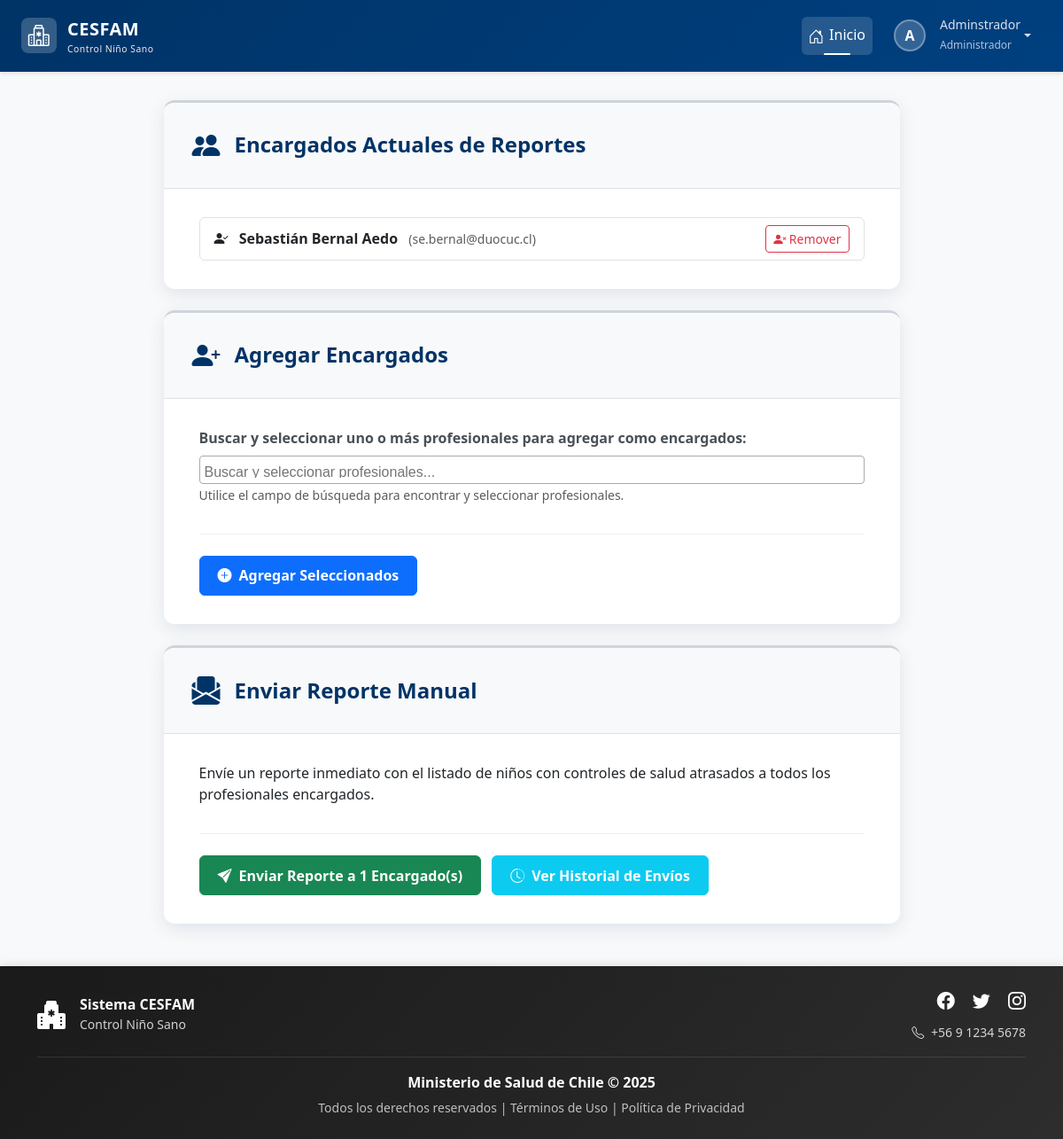
The app's page /configuracion/reportes/ (signed in) with its own data.
### login/models.py (models this page shows, shortened)
class Usuario(AbstractBaseUser, PermissionsMixin):
    rut = models.CharField(max_length=10, unique=True)
    nombre_completo = models.CharField(max_length=200)
    email = models.EmailField(unique=True)
    rol = models.ForeignKey(Rol, on_delete=models.PROTECT)
    clave_temporal = models.BooleanField(default=False)
    nombre_completo_norm = models.CharField(
        max_length=200,
        editable=False,
        db_index=True
    )
    activo = models.BooleanField(default=True)
    is_staff = models.BooleanField(default=False) # Necesario para el admin de Django
    fecha_creacion = models.DateTimeField(default=timezone.now)
    objects = UsuarioManager()
    USERNAME_FIELD = 'rut'
    REQUIRED_FIELDS = ['nombre_completo', 'email']

class Rol(models.Model):
    id = models.AutoField(primary_key=True)
    nombre_rol = models.CharField(max_length=30, unique=True)
    descripcion = models.CharField(max_length=200)

class Profesional(models.Model):
    ESPECIALIDAD_CHOICES = [
        ('Pediatra', 'Pediatra'),
        ('Enfermero/a', 'Enfermero/a'),
        ('Nutricionista', 'Nutricionista'),
        ('Medico General', 'Medico General'),
        ('Matron/a', 'Matron/a'),
    ]
    rut = models.CharField(max_length=10, primary_key=True) # El RUT es la clave
    nombre_completo = models.CharField(max_length=200)
    email = models.EmailField(unique=True)
    especialidad = models.CharField(max_length=30, choices=ESPECIALIDAD_CHOICES, default='Pediatra')
    encargado = models.BooleanField(default=False)
    usuario = models.OneToOneField(Usuario, on_delete=models.SET_NULL, null=True, blank=True, related_name='perfil_profesional')

### control/views.py (the view, shortened to what this page needs)
# urls.py: path('configuracion/reportes/', views.reportes, name='reportes'),
@login_required
@rol_requerido(['Administrador'])
def reportes(request):
    profesionales_todos = Profesional.objects.select_related('usuario').all()
    encargados_actuales = profesionales_todos.filter(encargado=True)
    profesionales_no_encargados = profesionales_todos.filter(encargado=False)
    contexto = {
        'profesionales_no_encargados': profesionales_no_encargados,
        'encargados_actuales': encargados_actuales
    }
    return render(request, 'control/reportes_mail/enviar_reporte.html', contexto)

### control/templates/control/reportes_mail/enviar_reporte.html (shortened to what this page needs)
{% extends 'base.html' %}
{% load static %}
{% block extra_css %}
    <link rel="stylesheet" href="{% static 'css/estiloformularios.css' %}">
{% endblock %}
{% block content %}
<div class="container">
    <div class="row justify-content-center">
        <div class="col-lg-10 col-xl-9">
            <div class="card form-card mb-4">
                <div class="form-header">
                    <div class="form-icon"><i class="bi bi-people-fill"></i></div>
                    <h2>Encargados Actuales de Reportes</h2>
                </div>
                <div class="form-body">
                    {% if encargados_actuales %}
                        <ul class="list-group">
                            {% for encargado in encargados_actuales %}
                                <li class="list-group-item d-flex justify-content-between align-items-center">
                                    <div>
                                        <i class="bi bi-person-check-fill me-2"></i>
                                        <strong>{{ encargado.nombre_completo }}</strong>
                                        <small class="text-muted ms-2">({{ encargado.email }})</small>
                                    </div>
                                    <form method="post" class="mb-0">
                                        <button type="submit" class="btn btn-sm btn-outline-danger" title="Remover de la lista de encargados">
                                            <i class="bi bi-person-x-fill"></i> Remover
                                        </button>
                                    </form>
                                </li>
                            {% endfor %}
                        </ul>
                    {% else %}
                        <div class="alert alert-info text-center">
                            <i class="bi bi-info-circle-fill me-2"></i>
                            Actualmente no hay profesionales encargados de recibir reportes.
                        </div>
                    {% endif %}
                </div>
            </div>
            <div class="card form-card mb-4">
                <div class="form-header">
                    <div class="form-icon"><i class="bi bi-person-plus-fill"></i></div>
                    <h2>Agregar Encargados</h2>
                </div>
                <div class="form-body">
                    <form method="post">
                        <div class="mb-3">
                            <label for="profesionales_a_agregar" class="form-label">Buscar y seleccionar uno o más profesionales para agregar como encargados:</label>
                            <small class="form-text text-muted">Utilice el campo de búsqueda para encontrar y seleccionar profesionales.</small>
                        </div>
                        <div class="form-buttons">
                            <button type="submit" class="btn btn-primary" {% if not profesionales_no_encargados %}disabled{% endif %}>
                                <i class="bi bi-plus-circle-fill me-2"></i>Agregar Seleccionados
                            </button>
                        </div>
                    </form>
                </div>
            </div>
            <div class="card form-card">
                <div class="form-header">
                    <div class="form-icon"><i class="bi bi-envelope-paper-fill"></i></div>
                    <h2>Enviar Reporte Manual</h2>
                </div>
                <div class="form-body">
                    <p>Envíe un reporte inmediato con el listado de niños con controles de salud atrasados a todos los profesionales encargados.</p>
                    {% if encargados_actuales %}
                        <form method="post">
                            <div class="form-buttons">
                                <button type="submit" class="btn btn-success">
                                    <i class="bi bi-send-fill me-2"></i>Enviar Reporte a {{ encargados_actuales|length }} Encargado(s)
                                </button>
                                <a href="{% url 'control:historial_envio_reportes' %}" class="btn btn-info text-white" style="text-decoration: none;">
                                    <i class="bi bi-clock-history me-2"></i>Ver Historial de Envíos
                                </a>
                            </div>
                        </form>
                    {% endif %}
                </div>
            </div>
        </div>
    </div>
</div>
{% endblock %}

### templates/base.html (shortened to what this page needs)
{% load static %}
<!DOCTYPE html>
<html lang="es">
<head>
    <link href="https://cdn.jsdelivr.net/npm/bootstrap@5.3.2/dist/css/bootstrap.min.css" rel="stylesheet"
>
    <link rel="stylesheet" href="https://cdn.jsdelivr.net/npm/bootstrap-icons@1.11.1/font/bootstrap-icons.css">
    <link href="https://cdn.jsdelivr.net/npm/select2@4.1.0-rc.0/dist/css/select2.min.css" rel="stylesheet" />
    <link rel="stylesheet" href="{% static 'css/estilobase.css' %}">
    {% block extra_css %}{% endblock %}
</head>
<body>
    <nav class="navbar navbar-expand-lg navbar-dark navbar-cesfam sticky-top">
        <div class="container-fluid px-4">
            <a class="navbar-brand" href="{% url 'home' %}">
                <div class="logo-icon">
                    <i class="bi bi-hospital text-white fs-4"></i>
                </div>
                <div>
                    <span>CESFAM</span>
                    <small class="d-block" style="font-size: 0.65rem; font-weight: 400; opacity: 0.9;">
                        Control Niño Sano
                    </small>
                </div>
            </a>
            <div class="collapse navbar-collapse" id="navbarNav">
                <ul class="navbar-nav ms-auto align-items-lg-center">
                    <li class="nav-item">
                        <a class="nav-link active" href="{% url 'home' %}">
                            <i class="bi bi-house-door"></i>Inicio
                        </a>
                    </li>
                    {% if request.user.is_authenticated %}
                    <li class="nav-item dropdown ms-lg-2">
                        <a class="nav-link dropdown-toggle d-flex align-items-center" href="#"
                           id="userDropdown" role="button" data-bs-toggle="dropdown" aria-expanded="false">
                            <div class="user-avatar">
                                {{ request.user.nombre_completo|first|upper }}
                            </div>
                            <div class="d-none d-lg-block text-start ms-2">
                                <small class="d-block" style="line-height: 1.2;">
                                    {{ request.user.nombre_completo|truncatewords:2 }}
                                </small>
                                <small style="font-size: 0.75rem; opacity: 0.8;">
                                    {{ request.user.rol.nombre_rol }}
                                </small>
                            </div>
                        </a>
                    </li>
                    {% else %}
                    <li class="nav-item ms-lg-2">
                        <a class="btn btn-light btn-sm" href="{% url 'login' %}">
                            <i class="bi bi-box-arrow-in-right me-1"></i>Iniciar Sesión
                        </a>
                    </li>
                    {% endif %}
                </ul>
            </div>
        </div>
    </nav>
    <main class="main-container container-fluid px-4">
        {% block content %}
        {% endblock %}
    </main>
    <footer class="footer-cesfam text-white py-4 mt-auto">
        <div class="container">
            <div class="row align-items-center">
                <div class="col-md-4 text-center text-md-start mb-3 mb-md-0">
                    <div class="d-flex align-items-center justify-content-center justify-content-md-start">
                        <i class="bi bi-hospital-fill fs-2 me-3"></i>
                        <div>
                            <h6 class="mb-0 fw-bold">Sistema CESFAM</h6>
                            <small style="opacity: 0.8;">Control Niño Sano</small>
                        </div>
                    </div>
                </div>
                <div class="col-md-4 text-center text-md-end">
                    <div class="social-links mb-2">
                        <a href="#" class="text-white text-decoration-none me-3" aria-label="Facebook">
                            <i class="bi bi-facebook fs-5"></i>
                        </a>
                        <a href="#" class="text-white text-decoration-none me-3" aria-label="Twitter">
                            <i class="bi bi-twitter fs-5"></i>
                        </a>
                        <a href="#" class="text-white text-decoration-none" aria-label="Instagram">
                            <i class="bi bi-instagram fs-5"></i>
                        </a>
                    </div>
                    <small style="opacity: 0.8;">
                        <i class="bi bi-telephone me-1"></i> +56 9 1234 5678
                    </small>
                </div>
            </div>
            <div class="footer-divider my-3"></div>
            <div class="row">
                <div class="col-12 text-center">
                    <p class="mb-1">
                        <strong>Ministerio de Salud de Chile &copy; {% now "Y" %}</strong>
                    </p>
                    <small style="opacity: 0.7;">
                        Todos los derechos reservados |
                        <a href="#" class="text-white text-decoration-none">Términos de Uso</a> |
                        <a href="#" class="text-white text-decoration-none">Política de Privacidad</a>
                    </small>
                </div>
            </div>
        </div>
    </footer>
</body>
</html>

### static/css/estilobase.css (style rules this page uses)
:root { --cesfam-primary: #003366; --cesfam-secondary: #0066cc; --cesfam-light: #e7f1ff; --cesfam-dark: #001a33; }
body { display: flex; flex-direction: column; min-height: 100vh; background-color: #f8f9fa; font-family: 'Segoe UI', Tahoma, Geneva, Verdana, sans-serif; }
main { flex: 1; }
.navbar-cesfam { background: linear-gradient(135deg, var(--cesfam-primary) 0%, #004080 100%); box-shadow: 0 2px 4px rgba(0,0,0,.1); padding: 0.75rem 0; }
.navbar-brand { display: flex; align-items: center; font-size: 1.25rem; font-weight: 700; letter-spacing: 0.5px; }
.navbar-brand .logo-icon { width: 40px; height: 40px; background: rgba(255,255,255,0.2); border-radius: 8px; display: flex; align-items: center; justify-content: center; margin-right: 12px; transition: all 0.3s ease; }
.navbar-nav .nav-link { color: rgba(255,255,255,0.85) !important; font-weight: 500; padding: 0.5rem 1rem; margin: 0 0.25rem; border-radius: 6px; transition: all 0.3s ease; position: relative; }
.navbar-nav .nav-link.active { color: #ffffff !important; background-color: rgba(255,255,255,0.15); }
.navbar-nav .nav-link.active::before { content: ''; position: absolute; bottom: 0; left: 50%; transform: translateX(-50%); width: 30px; height: 2px; background-color: #ffffff; border-radius: 2px; }
.navbar-nav .nav-link i { margin-right: 6px; font-size: 1.1em; vertical-align: middle; }
.user-avatar { width: 36px; height: 36px; background: rgba(255,255,255,0.2); border: 2px solid rgba(255,255,255,0.3); border-radius: 50%; display: flex; align-items: center; justify-content: center; font-weight: 600; color: white; margin-right: 8px; transition: all 0.3s ease; }
.footer-cesfam { background: linear-gradient(135deg, #1a1a1a 0%, #2d2d2d 100%); box-shadow: 0 -2px 10px rgba(0,0,0,0.1); margin-top: auto; }
.footer-divider { height: 1px; background: rgba(255,255,255,0.1); margin: 1rem 0; }
.footer-cesfam .social-links a { transition: all 0.3s ease; display: inline-block; }
.footer-cesfam .social-links a i { transition: all 0.3s ease; }
.main-container { padding-top: 2rem; padding-bottom: 3rem; min-height: calc(100vh - 200px); animation: fadeIn 0.8s ease-in-out; }
.card { border: none; box-shadow: 0 1px 3px rgba(0,0,0,0.08); border-radius: 10px; transition: all 0.3s ease; }
.form-label { font-weight: 500; color: #495057; margin-bottom: 0.5rem; }

### static/css/estiloformularios.css (style rules this page uses)
:root { --cesfam-primary: #003366; --cesfam-secondary: #0066cc; --cesfam-danger: #dc3545; --cesfam-danger-soft: #f8d7da; --cesfam-light-gray: #f8f9fa; --cesfam-border-gray: #dee2e6; --cesfam-success: #198754; --cesfam-warning: #ffc107; --cesfam-info: #0dcaf0; --cesfam-muted-text: #6c757d; }
.form-card { border: none; border-radius: 12px; box-shadow: 0 6px 20px rgba(0, 51, 102, 0.1); border-top: 3px solid #ced4da; animation: fadeInUp 0.6s ease-out; }
.form-header { display: flex; align-items: center; padding: 1.5rem 2rem; background-color: #f8f9fa; border-bottom: 1px solid #dee2e6; border-radius: 12px 12px 0 0; }
.form-icon { font-size: 2rem; color: var(--cesfam-primary); margin-right: 1rem; animation: bounceIn 0.7s ease-out 0.2s backwards; }
.form-header h2 { color: var(--cesfam-primary); font-weight: 700; margin-bottom: 0; font-size: 1.5rem; }
.form-body { padding: 2rem 2.5rem; text-align: left; }
.form-body .form-label { font-weight: 600; color: #495057; margin-bottom: 0.5rem; }
.form-buttons { display: flex; flex-wrap: wrap; gap: 0.75rem; margin-top: 2rem; border-top: 1px solid #eee; padding-top: 1.5rem; }
.form-buttons .btn { padding: 0.6rem 1.25rem; font-weight: 600; }

### records on screen
Usuario: user.nombre_completo|first "A", user.nombre_completo "Adminstrador", user.rol.nombre_rol "Administrador"
Profesional: nombre_completo "Sebastián Bernal Aedo", email "se.bernal@duocuc.cl"

### other values on screen
{{ encargados_actuales|length }} "1"
